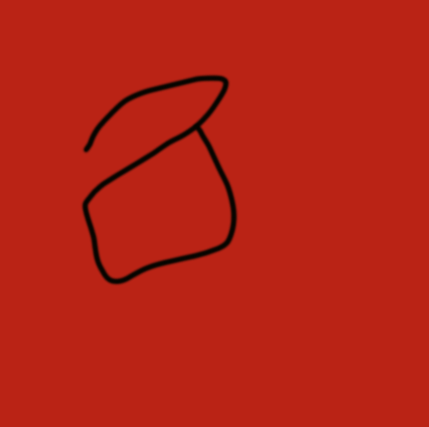
#> input picture BellCurve/main/sf.png, 429 x 427 px
$ python __init__.py
#> lines starting #> are read from the running program, lines starting #| are printed output that depends on the picture; long printed decimals are rounded
from PIL import Image
import cmath as math
import matplotlib.pyplot as plt
import matplotlib.mlab as mlab
import numpy as np

image_origin = Image.open('sf.png')
#> image_origin is the input picture: PIL image 429x427 RGBA; mean R, G, B, A 182.3, 34.4, 20.6, 255

s0 = 2
res_ij_list = []

mu_up = 0
down = 0
sigma_2_up = 0

for i in range(image_origin.width - 1):
    for j in range(image_origin.height - 1):
        c0 = image_origin.getpixel((i, j))
        c1 = image_origin.getpixel((i + 1, j + 1))
        c2 = image_origin.getpixel((i, j + 1))
        c3 = image_origin.getpixel((i + 1, j + 1))
        rgb_ij = [0, 0, 0]
        for k in range(3):
            rgb_ij[k] = ((c0[k] - c1[k]) ** 2 + (c2[k] - c3[k]) ** 2)
        s_ij = (rgb_ij[0] + rgb_ij[1] + rgb_ij[2]) ** 0.5
        res_ij = s_ij / s0
        mu_up += res_ij ** 2
        down += res_ij
        res_ij_list.append(res_ij)
#> after the loop, down = 168914.5; mu_up = 5505973.5; res_ij_list = 182328 items

mu = mu_up / down
#> mu = 32.6
for i in res_ij_list:
    sigma_2_up += i * ((i - mu) ** 2)
#> after the loop, sigma_2_up = 29561781.8
sigma_2 = sigma_2_up / down
#> sigma_2 = 175
sigma = sigma_2 ** 0.5
#> sigma = 13.23

print('mu : %s' % mu)
#| mu : 32.596
print("sigma_2 : %s" % sigma_2)
#| sigma_2 : 175.010

bin_size = sigma / 100
#> bin_size = 0.132
print('bin_size : %s' % bin_size)
#| bin_size : 0.1323


def create_histogram(list):
    n = 1
    histo = []
    _histo = 0

    list.sort()

    last = len(list) - 1
#> last = 182327
    for i, x in enumerate(list):
        if x < 0:
            continue
        if x >= bin_size * n or i == last:
            histo.append(_histo)
            _histo = 0
            n += 1
        _histo += 1
#> after the loop, histo = 413 values, max 174116 at index 0, min 1 at index 1, mean 441.5; n = 414
    return histo


def normal(x, _mu, _sigma):
    return (1 / (_sigma * (2 * math.pi) ** 0.5)) * math.exp(-1 * (x - _mu) ** 2 / (2 * _sigma ** 2))


histo = create_histogram(res_ij_list)
pi = []
norm = []
qi = []

for i in histo:
    pi.append(i / len(res_ij_list))
#> this loop made 413 passes
#> i on passes 1, 3, 4: 174116, 1, 207
#> after the loop, pi = 413 values, max 0.955 at index 0, min 5.48e-06 at index 1, mean 0.00242
for i in range(len(histo)):
    norm.append(normal(i * bin_size + bin_size / 2, mu, sigma).real)  # 이렇게 하는 것인지는 확신 못함..
#> after the loop, norm = 413 values, max 0.0302 at index 246, min 0.00147 at index 0, mean 0.0173
for i in norm:
    qi.append(i / sum(norm))  # 여기도 역시 확률의 총합을 1로 맞추기 위해서 이렇게 했는데..
#> this loop made 413 passes
#> i on passes 1 to 3: 0.00147, 0.0015, 0.00154
#> after the loop, qi = 413 values, max 0.00422 at index 246, min 0.000205 at index 0, mean 0.00242

#print(sum(qi)) #probability sum ~ 1
#print(sum(pi)) #probability sum ~ 1


m_rrz = 0
for i in range(len(pi)):  # pi.length == qi.length
    m_rrz += (pi[i] * math.log10(pi[i] / qi[i])).real
#> after the loop, m_rrz = 3.46
m_rrz = 1000 * m_rrz
#> m_rrz = 3457.7

print(m_rrz)  # 아마 작을수록 피트니스가 높은 듯..?
#| 3457.721


#  테스트용
plt.figure()
plt.plot(pi)
plt.plot(qi)
plt.show()
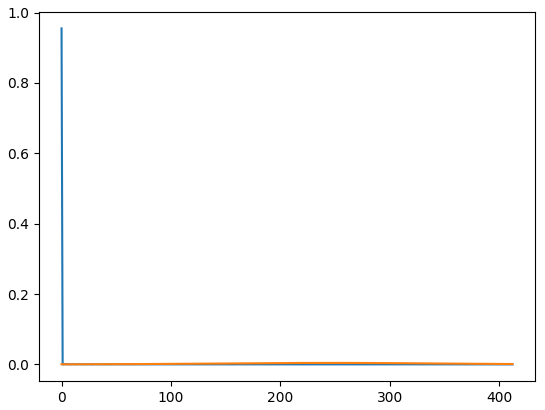
#> figure drawn by matplotlib, 1 panel; curve peaks at x = 0, y = 0.955; curve peaks at x = 246, y = 0.00422
